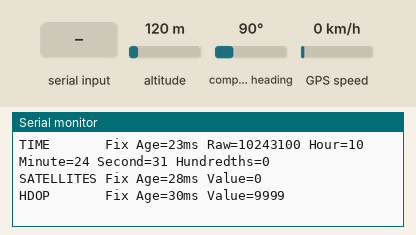
This sketch was run on a simulated Arduino Uno, built with avr-gcc and run on an emulated ATmega328P. Parts: the last lines printed to the serial monitor. The test bench sets the inputs (shaded band); at power-on: altitude 120 m, compass heading 90°, GPS speed 0 km/h. The GPS gets a fix after 3 s at 37.7749, -122.4194 with 8 satellites.

Above: at 1.2 s.
1.3 s: altitude set to 20 m
At 2.5 s:
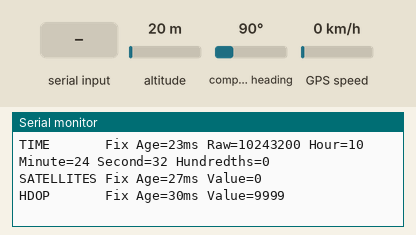
4.5 s: "1" received over the second serial link
6.5 s: compass heading set to 7°
At 7.8 s:
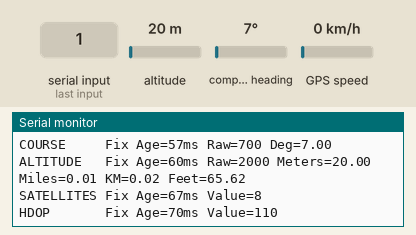
8.0 s: GPS speed set to 2 km/h
At 8.8 s:
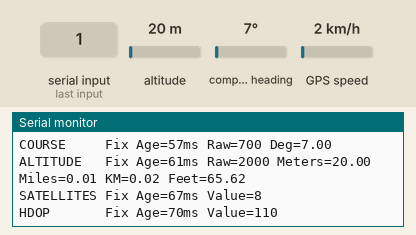
9.5 s: "0" received over the second serial link
At 10.6 s:
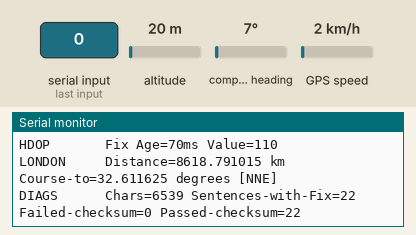
Timing chart, 0 to 12.5 s (numbered marks = the images above; inputs shaded):
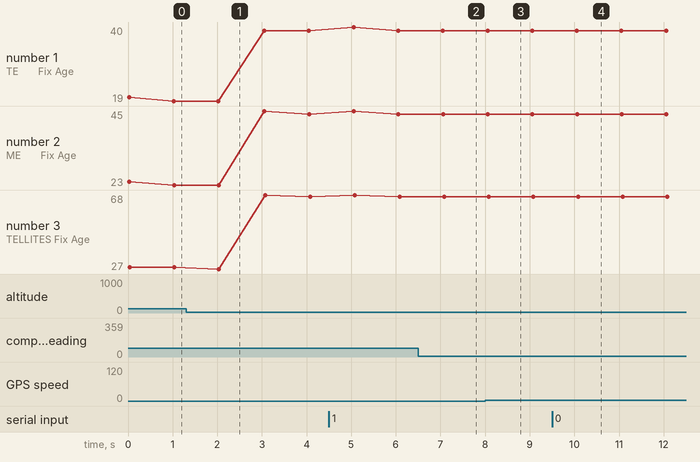

The sketch:

GPSplusKitchenSink.ino
```cpp
#include <TinyGPS++.h>
#include <SoftwareSerial.h>
/*
   This sample code demonstrates just about every built-in operation of TinyGPS++ (TinyGPSPlus).
   It requires the use of SoftwareSerial, and assumes that you have a
   4800-baud serial GPS device hooked up on pins 4(rx) and 3(tx).
*/
static const int RXPin = 11, TXPin = 12;
static const uint32_t GPSBaud = 4800;

// The TinyGPS++ object
TinyGPSPlus gps;

// The serial connection to the GPS device
SoftwareSerial ss(RXPin, TXPin);

// For stats that happen every 5 seconds
unsigned long last = 0UL;

void setup()
{
  Serial.begin(115200);
  ss.begin(GPSBaud);

  Serial.println(F("KitchenSink.ino"));
  Serial.println(F("Demonstrating nearly every feature of TinyGPS++"));
  Serial.print(F("Testing TinyGPS++ library v. ")); Serial.println(TinyGPSPlus::libraryVersion());
  Serial.println(F("by Mikal Hart"));
  Serial.println();
}

void loop()
{
  // Dispatch incoming characters
  while (ss.available() > 0)
    gps.encode(ss.read());

  if (gps.location.isUpdated())
  {
    Serial.print(F("LOCATION   Fix Age="));
    Serial.print(gps.location.age());
    Serial.print(F("ms Raw Lat="));
    Serial.print(gps.location.rawLat().negative ? "-" : "+");
    Serial.print(gps.location.rawLat().deg);
    Serial.print("[+");
    Serial.print(gps.location.rawLat().billionths);
    Serial.print(F(" billionths],  Raw Long="));
    Serial.print(gps.location.rawLng().negative ? "-" : "+");
    Serial.print(gps.location.rawLng().deg);
    Serial.print("[+");
    Serial.print(gps.location.rawLng().billionths);
    Serial.print(F(" billionths],  Lat="));
    Serial.print(gps.location.lat(), 6);
    Serial.print(F(" Long="));
    Serial.println(gps.location.lng(), 6);
  }

  else if (gps.date.isUpdated())
  {
    Serial.print(F("DATE       Fix Age="));
    Serial.print(gps.date.age());
    Serial.print(F("ms Raw="));
    Serial.print(gps.date.value());
    Serial.print(F(" Year="));
    Serial.print(gps.date.year());
    Serial.print(F(" Month="));
    Serial.print(gps.date.month());
    Serial.print(F(" Day="));
    Serial.println(gps.date.day());
  }

  else if (gps.time.isUpdated())
  {
    Serial.print(F("TIME       Fix Age="));
    Serial.print(gps.time.age());
    Serial.print(F("ms Raw="));
    Serial.print(gps.time.value());
    Serial.print(F(" Hour="));
    Serial.print(gps.time.hour());
    Serial.print(F(" Minute="));
    Serial.print(gps.time.minute());
    Serial.print(F(" Second="));
    Serial.print(gps.time.second());
    Serial.print(F(" Hundredths="));
    Serial.println(gps.time.centisecond());
  }

  else if (gps.speed.isUpdated())
  {
    Serial.print(F("SPEED      Fix Age="));
    Serial.print(gps.speed.age());
    Serial.print(F("ms Raw="));
    Serial.print(gps.speed.value());
    Serial.print(F(" Knots="));
    Serial.print(gps.speed.knots());
    Serial.print(F(" MPH="));
    Serial.print(gps.speed.mph());
    Serial.print(F(" m/s="));
    Serial.print(gps.speed.mps());
    Serial.print(F(" km/h="));
    Serial.println(gps.speed.kmph());
  }

  else if (gps.course.isUpdated())
  {
    Serial.print(F("COURSE     Fix Age="));
    Serial.print(gps.course.age());
    Serial.print(F("ms Raw="));
    Serial.print(gps.course.value());
    Serial.print(F(" Deg="));
    Serial.println(gps.course.deg());
  }

  else if (gps.altitude.isUpdated())
  {
    Serial.print(F("ALTITUDE   Fix Age="));
    Serial.print(gps.altitude.age());
    Serial.print(F("ms Raw="));
    Serial.print(gps.altitude.value());
    Serial.print(F(" Meters="));
    Serial.print(gps.altitude.meters());
    Serial.print(F(" Miles="));
    Serial.print(gps.altitude.miles());
    Serial.print(F(" KM="));
    Serial.print(gps.altitude.kilometers());
    Serial.print(F(" Feet="));
    Serial.println(gps.altitude.feet());
  }

  else if (gps.satellites.isUpdated())
  {
    Serial.print(F("SATELLITES Fix Age="));
    Serial.print(gps.satellites.age());
    Serial.print(F("ms Value="));
    Serial.println(gps.satellites.value());
  }

  else if (gps.hdop.isUpdated())
  {
    Serial.print(F("HDOP       Fix Age="));
    Serial.print(gps.hdop.age());
    Serial.print(F("ms Value="));
    Serial.println(gps.hdop.value());
  }

  else if (millis() - last > 5000)
  {
    Serial.println();
    if (gps.location.isValid())
    {
      static const double LONDON_LAT = 51.508131, LONDON_LON = -0.128002;
      double distanceToLondon =
        TinyGPSPlus::distanceBetween(
          gps.location.lat(),
          gps.location.lng(),
          LONDON_LAT,
          LONDON_LON);
      double courseToLondon =
        TinyGPSPlus::courseTo(
          gps.location.lat(),
          gps.location.lng(),
          LONDON_LAT,
          LONDON_LON);

      Serial.print(F("LONDON     Distance="));
      Serial.print(distanceToLondon/1000, 6);
      Serial.print(F(" km Course-to="));
      Serial.print(courseToLondon, 6);
      Serial.print(F(" degrees ["));
      Serial.print(TinyGPSPlus::cardinal(courseToLondon));
      Serial.println(F("]"));
    }

    Serial.print(F("DIAGS      Chars="));
    Serial.print(gps.charsProcessed());
    Serial.print(F(" Sentences-with-Fix="));
    Serial.print(gps.sentencesWithFix());
    Serial.print(F(" Failed-checksum="));
    Serial.print(gps.failedChecksum());
    Serial.print(F(" Passed-checksum="));
    Serial.println(gps.passedChecksum());

    if (gps.charsProcessed() < 10)
      Serial.println(F("WARNING: No GPS data.  Check wiring."));

    last = millis();
    Serial.println();
  }
}
```

Measured:
- after the input at 1.3 s, the serial monitor: prints a new line after 0.74 s (image 1)
- after the input at 6.5 s, the serial monitor: prints a new line after 0.57 s (image 2)
- after the input at 8.0 s, the serial monitor: prints a new line after 0.07 s (image 3)
- after the input at 9.5 s, the serial monitor: prints a new line after 0.59 s (image 4)
- plotted number 1: 19 → 39 after the input at 1.3 s
- plotted number 2: 23 → 44 after the input at 1.3 s
- plotted number 3: 28 → 67 after the input at 1.3 s
